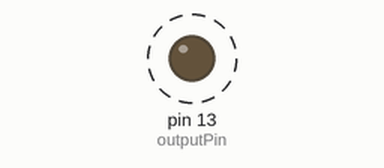
Recording of a sketch running on a simulated Arduino Uno, built with avr-gcc and run on an emulated ATmega328P. On the bench: output pins drawn as LEDs (lit = HIGH). Dashed ring = blinking.

Above: at 0.2 s.
Timing chart, 0 to 3.0 s (numbered marks = the images above):
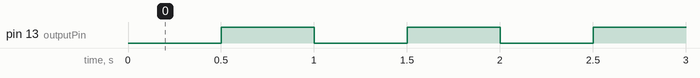

Measured:
- by itself, pin 13 (outputPin): alternates HIGH for 0.50 s and LOW for 0.50 s

The sketch:

blink_test.ino
```cpp
// this is the basic program to test whether the arduino is working. simply uploade, and it will turn the onboard LED on and off alternatly.
unsigned int outputPin = LED_BUILTIN;
int ledState = 0;
unsigned long previousMillis = 0;
const long interval = 500;
// the setup function runs once when you press reset or power the board
void setup()
{
  // initialize digital pin LED_BUILTIN as an output.
  pinMode(outputPin, OUTPUT);
}

void blinkLEDTemp()
{
  unsigned long currentMillis = millis();

  if (currentMillis - previousMillis >= interval)
  {
    // save the last time you blinked the LED
    previousMillis = currentMillis;

    // if the LED is off turn it on and vice-versa:
    if (ledState == 0)
    {
      ledState = 1;
    }
    else
    {
      ledState = 0;
    }

    // set the LED with the ledState of the variable:
    digitalWrite(outputPin, ledState);
  }
}
  void loop()
  {
    blinkLEDTemp();
  }
```
